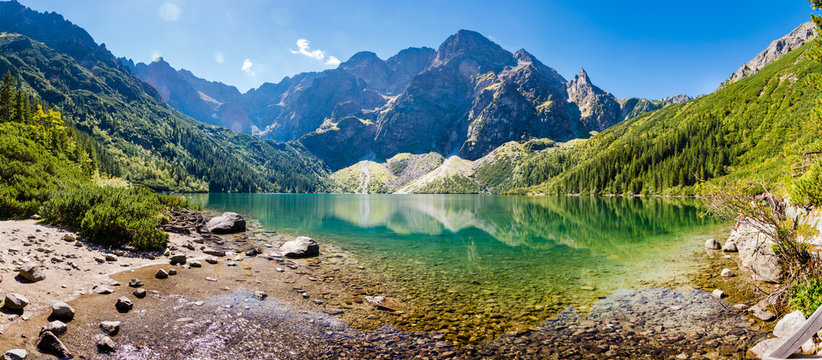
#> input picture zdj.jpg, 822 x 360 px
$ python zad7.py
#> lines starting #> are read from the running program, lines starting #| are printed output that depends on the picture
import cv2

image = cv2.imread("zdj.jpg")
#> image is the input picture: shape (360, 822, 3); mean B, G, R 119.1, 128.2, 107.9

(h,w) = image.shape[:2]
#> h = 360; w = 822

for i in range(3):
    for j in range(3):
        startY = i * int(h / 3)
        endY = startY + int(h / 3)

        startX = j * int(w / 3)
        endX = startX + int(w / 3)

        fragment = image[startY:endY, startX:endX]

        cv2.imshow(f"Zdjecie{i*3 + j + 1}", fragment)
        cv2.waitKey(500)
#> this loop made 3 passes
#> pass 1, `cv2.imshow(f"Zdjecie{i*3 + j + 1}", fragment)`:
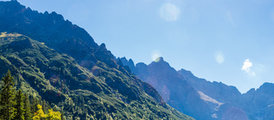
#> window 'Zdjecie1': shape (120, 274, 3); mean B, G, R 174.5, 141, 97.1
#> pass 1, `cv2.imshow(f"Zdjecie{i*3 + j + 1}", fragment)`:
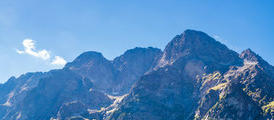
#> window 'Zdjecie2': shape (120, 274, 3); mean B, G, R 192.1, 140, 85.6
#> pass 1, `cv2.imshow(f"Zdjecie{i*3 + j + 1}", fragment)`:
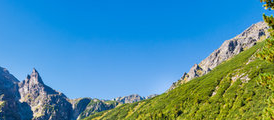
#> window 'Zdjecie3': shape (120, 274, 3); mean B, G, R 169.8, 143.8, 75.7
#> pass 2, `cv2.imshow(f"Zdjecie{i*3 + j + 1}", fragment)`:
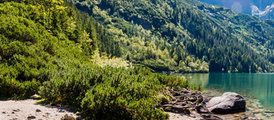
#> window 'Zdjecie4': shape (120, 274, 3); mean B, G, R 70.5, 101.2, 88

$ run again, with B.jpg copied over zdj.jpg
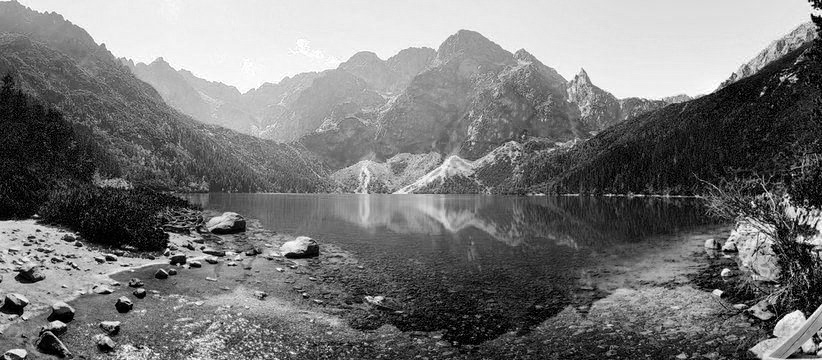
#> input picture B.jpg, 822 x 360 px
#> image is the input picture: shape (360, 822, 3); min 0, max 255, mean 119.1
#> the loop `for i in range(3):` made 3 passes
#> pass 1, `cv2.imshow(f"Zdjecie{i*3 + j + 1}", fragment)`:
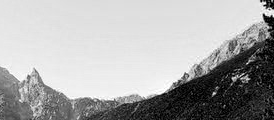
#> window 'Zdjecie3': shape (120, 274, 3); min 0, max 255, mean 169.8
#> pass 2, `cv2.imshow(f"Zdjecie{i*3 + j + 1}", fragment)`:
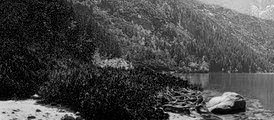
#> window 'Zdjecie4': shape (120, 274, 3); min 0, max 252, mean 70.6

$ run again, with R.jpg copied over zdj.jpg
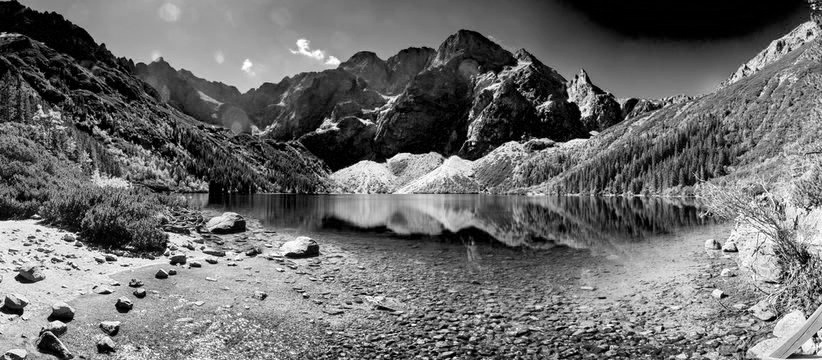
#> input picture R.jpg, 822 x 360 px
#> image is the input picture: shape (360, 822, 3); min 0, max 255, mean 108
#> the loop `for i in range(3):` made 3 passes
#> pass 1, `cv2.imshow(f"Zdjecie{i*3 + j + 1}", fragment)`:
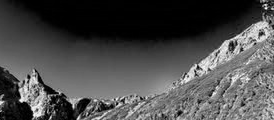
#> window 'Zdjecie3': shape (120, 274, 3); min 0, max 255, mean 75.7
#> pass 2, `cv2.imshow(f"Zdjecie{i*3 + j + 1}", fragment)`:
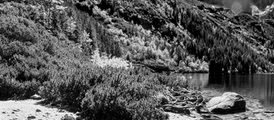
#> window 'Zdjecie4': shape (120, 274, 3); min 0, max 255, mean 88
